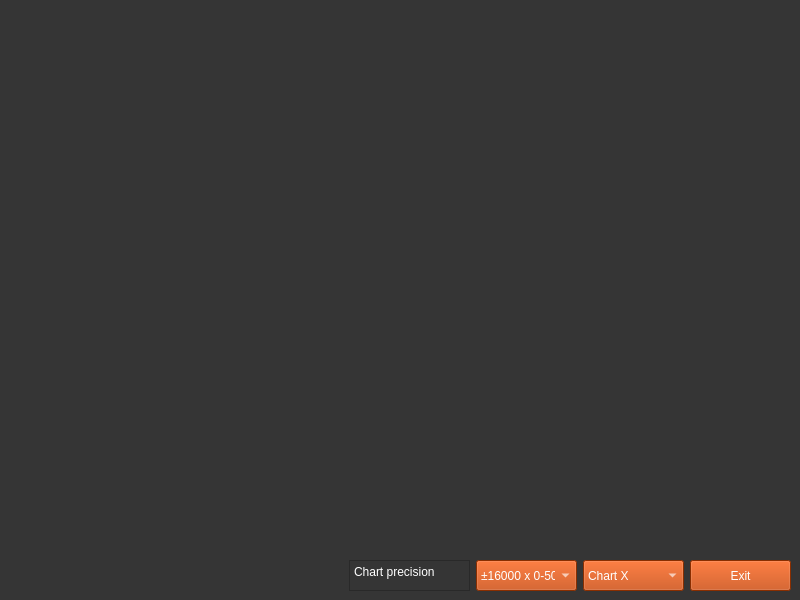
<?xml version="1.0" encoding="UTF-8"?>
<ui version="4.0">
 <class>Wykresy</class>
 <widget class="QMainWindow" name="Wykresy">
  <property name="geometry">
   <rect>
    <x>0</x>
    <y>0</y>
    <width>800</width>
    <height>600</height>
   </rect>
  </property>
  <property name="minimumSize">
   <size>
    <width>0</width>
    <height>300</height>
   </size>
  </property>
  <property name="maximumSize">
   <size>
    <width>16777215</width>
    <height>16777215</height>
   </size>
  </property>
  <property name="windowTitle">
   <string>Chart</string>
  </property>
  <property name="autoFillBackground">
   <bool>false</bool>
  </property>
  <property name="styleSheet">
   <string notr="true">background-color: rgb(53, 53, 53);</string>
  </property>
  <widget class="QWidget" name="centralwidget">
   <property name="styleSheet">
    <string notr="true"/>
   </property>
   <layout class="QGridLayout" name="gridLayout">
    <item row="0" column="1">
     <spacer name="verticalSpacer">
      <property name="orientation">
       <enum>Qt::Vertical</enum>
      </property>
      <property name="sizeType">
       <enum>QSizePolicy::Expanding</enum>
      </property>
      <property name="sizeHint" stdset="0">
       <size>
        <width>20</width>
        <height>275</height>
       </size>
      </property>
     </spacer>
    </item>
    <item row="1" column="0">
     <spacer name="horizontalSpacer">
      <property name="orientation">
       <enum>Qt::Horizontal</enum>
      </property>
      <property name="sizeHint" stdset="0">
       <size>
        <width>339</width>
        <height>20</height>
       </size>
      </property>
     </spacer>
    </item>
    <item row="1" column="1">
     <layout class="QHBoxLayout" name="horizontalLayout">
      <item>
       <widget class="QTextBrowser" name="textBrowser">
        <property name="minimumSize">
         <size>
          <width>111</width>
          <height>31</height>
         </size>
        </property>
        <property name="maximumSize">
         <size>
          <width>121</width>
          <height>31</height>
         </size>
        </property>
        <property name="styleSheet">
         <string notr="true">color: rgb(255, 255, 255);</string>
        </property>
        <property name="html">
         <string>&lt;!DOCTYPE HTML PUBLIC &quot;-//W3C//DTD HTML 4.0//EN&quot; &quot;http://www.w3.org/TR/REC-html40/strict.dtd&quot;&gt;
&lt;html&gt;&lt;head&gt;&lt;meta name=&quot;qrichtext&quot; content=&quot;1&quot; /&gt;&lt;meta charset=&quot;utf-8&quot; /&gt;&lt;style type=&quot;text/css&quot;&gt;
p, li { white-space: pre-wrap; }
hr { height: 1px; border-width: 0; }
li.unchecked::marker { content: &quot;\2610&quot;; }
li.checked::marker { content: &quot;\2612&quot;; }
&lt;/style&gt;&lt;/head&gt;&lt;body style=&quot; font-family:'Segoe UI'; font-size:9pt; font-weight:400; font-style:normal;&quot;&gt;
&lt;p style=&quot; margin-top:0px; margin-bottom:0px; margin-left:0px; margin-right:0px; -qt-block-indent:0; text-indent:0px;&quot;&gt;Chart precision&lt;/p&gt;&lt;/body&gt;&lt;/html&gt;</string>
        </property>
       </widget>
      </item>
      <item>
       <widget class="QComboBox" name="comboBox_2">
        <property name="minimumSize">
         <size>
          <width>101</width>
          <height>31</height>
         </size>
        </property>
        <property name="maximumSize">
         <size>
          <width>101</width>
          <height>31</height>
         </size>
        </property>
        <property name="styleSheet">
         <string notr="true">color: rgb(255, 255, 255);
background-color: rgb(193, 64, 0);
</string>
        </property>
        <item>
         <property name="text">
          <string>±16000 x 0-50</string>
         </property>
        </item>
        <item>
         <property name="text">
          <string>±32000 x 0-50</string>
         </property>
        </item>
       </widget>
      </item>
      <item>
       <widget class="QComboBox" name="comboBox">
        <property name="minimumSize">
         <size>
          <width>101</width>
          <height>31</height>
         </size>
        </property>
        <property name="maximumSize">
         <size>
          <width>101</width>
          <height>31</height>
         </size>
        </property>
        <property name="styleSheet">
         <string notr="true">color: rgb(255, 255, 255);
background-color: rgb(193, 64, 0);
</string>
        </property>
        <item>
         <property name="text">
          <string>Chart X</string>
         </property>
        </item>
        <item>
         <property name="text">
          <string>Chart Y</string>
         </property>
        </item>
        <item>
         <property name="text">
          <string>Chart Z</string>
         </property>
        </item>
        <item>
         <property name="text">
          <string>Chart XYZ</string>
         </property>
        </item>
       </widget>
      </item>
      <item>
       <widget class="QPushButton" name="pushButton">
        <property name="minimumSize">
         <size>
          <width>101</width>
          <height>31</height>
         </size>
        </property>
        <property name="maximumSize">
         <size>
          <width>101</width>
          <height>31</height>
         </size>
        </property>
        <property name="styleSheet">
         <string notr="true">color: rgb(255, 255, 255);
background-color: rgb(193, 64, 0);
</string>
        </property>
        <property name="text">
         <string>Exit</string>
        </property>
       </widget>
      </item>
     </layout>
    </item>
   </layout>
  </widget>
  <widget class="QMenuBar" name="menubar">
   <property name="geometry">
    <rect>
     <x>0</x>
     <y>0</y>
     <width>800</width>
     <height>21</height>
    </rect>
   </property>
  </widget>
 </widget>
 <resources/>
 <connections/>
</ui>
